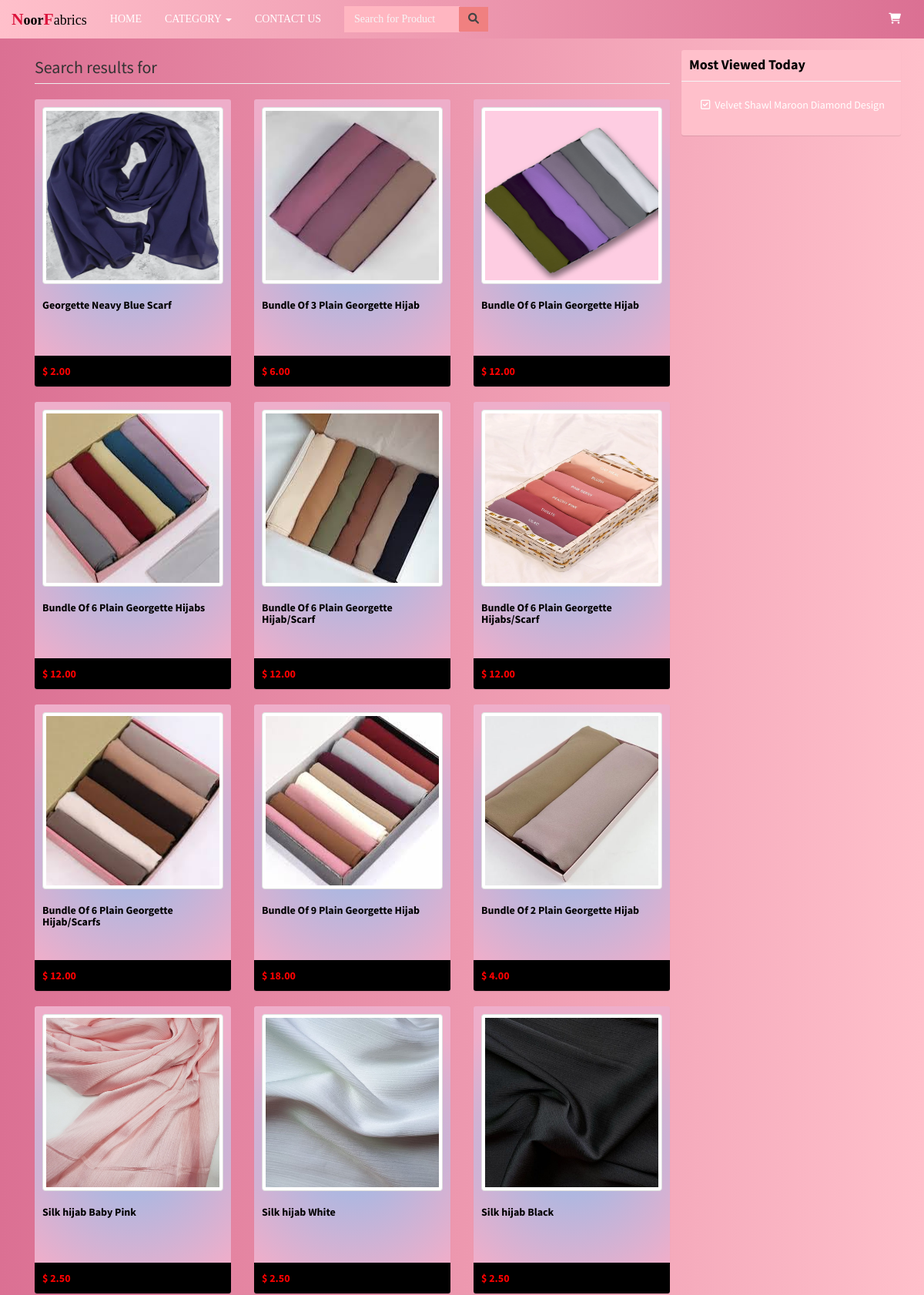
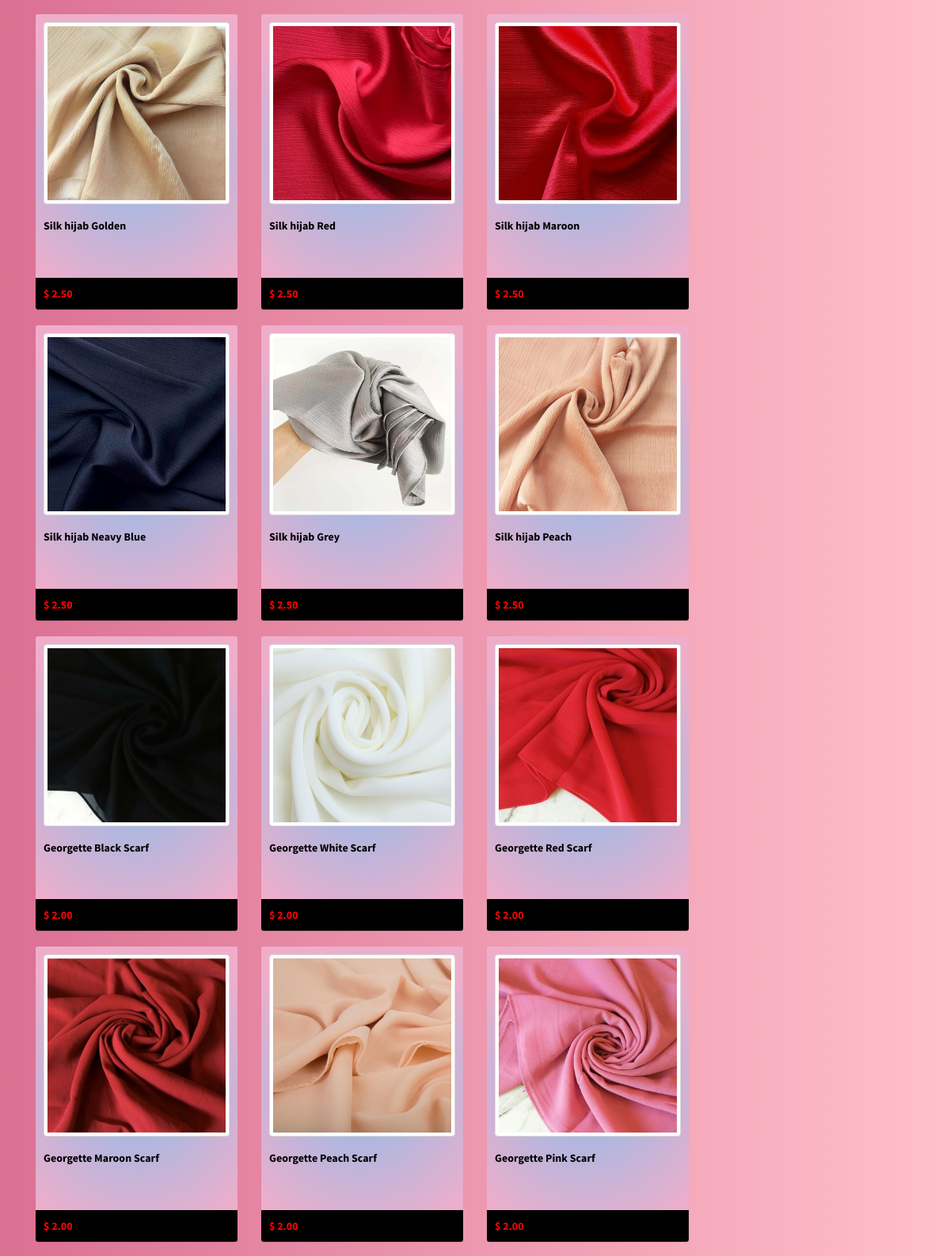
Screenshot of /search.php (upper part) with the database file from the repository (2 pictures, top to bottom).
### tables this page shows
CREATE TABLE `products` (
  `id` int(11) NOT NULL,
  `category_id` int(11) NOT NULL,
  `name` text NOT NULL,
  `description` text NOT NULL,
  `slug` varchar(200) NOT NULL,
  `price` double NOT NULL,
  `photo` varchar(200) NOT NULL,
  `date_view` date NOT NULL,
  `counter` int(11) NOT NULL,
  `color` varchar(50) DEFAULT 'navy blue'
);

### search.php (the view, shortened to what this page needs)
<?php include 'includes/session.php'; ?>
<?php include 'includes/header.php'; ?>
<body class="hold-transition skin-blue layout-top-nav">
<div class="wrapper">
	<?php include 'includes/navbar.php'; ?>
	  <div class="content-wrapper">
	    <div class="container">
	      <section class="content">
	        <div class="row">
	        	<div class="col-sm-9">
	            <?php
	       			$conn = $pdo->open();
	       			$stmt = $conn->prepare("SELECT COUNT(*) AS numrows FROM products WHERE name LIKE :keyword");
	       			$stmt->execute(['keyword' => '%'.$_POST['keyword'].'%']);
	       			$row = $stmt->fetch();
	       			if($row['numrows'] < 1){
	       				echo '<h1 class="page-header">No results found for <i>'.$_POST['keyword'].'</i></h1>';
	       			}
	       			else{
	       				echo '<h1 class="page-header">Search results for <i>'.$_POST['keyword'].'</i></h1>';
		       			try{
		       			 	$inc = 3;
						    $stmt = $conn->prepare("SELECT * FROM products WHERE name LIKE :keyword");
						    $stmt->execute(['keyword' => '%'.$_POST['keyword'].'%']);
						    foreach ($stmt as $row) {
						    	$highlighted = preg_filter('/' . preg_quote($_POST['keyword'], '/') . '/i', '<b>$0</b>', $row['name']);
						    	$image = (!empty($row['photo'])) ? 'images/'.$row['photo'] : 'images/noimage.jpg';
						    	$inc = ($inc == 3) ? 1 : $inc + 1;
	       						if($inc == 1) echo "<div class='row'>";
	       						echo "
								<a href='product.php?product=".$row['slug']."'>
	       							<div class='col-sm-4'>
	       								<div class='box box-solid boxes'>
		       								<div class='box-body prod-body'>
		       									<img src='".$image."' width='100%' height='230px' class='thumbnail'>
		       									<h5 style='color:black; font-weight:bold;'>".$highlighted."</h5>
		       								</div><br>
                                                <div class='box-footer' style='margin-top:5%; background-color:black;border:none;'>
		       									<b style='color:red'>&#36; ".number_format($row['price'], 2)."</b>
		       								</div>
	       								</div>
	       							</div>
									</a>
	       						";
	       						if($inc == 3) echo "</div>";
						    }
						    if($inc == 1) echo "<div class='col-sm-4'></div><div class='col-sm-4'></div></div>";
						}
						catch(PDOException $e){
							echo "There is some problem in connection: " . $e->getMessage();
						}
					}
	       		?>
	        	</div>
	        	<div class="col-sm-3">
	        		<?php include 'includes/sidebar.php'; ?>
	        	</div>
	        </div>
	      </section>
	    </div>
	  </div>
  	<?php include 'includes/footer.php'; ?>
</div>
</body>
</html>

### includes/sidebar.php (shortened to what this page needs)
<div class="row">
	<div class="box box-solid" style="background-color:pink; color:white;">
	  	<div class="box-header with-border">
	    	<h3 class="box-title"  style="color:Black;"><b>Most Viewed Today</b></h3>
	  	</div>
	  	<div class="box-body">
	  		<ul id="trending">
	  		<?php
	  			$now = date('Y-m-d');
	  			$conn = $pdo->open();
	  			$stmt = $conn->prepare("SELECT * FROM products WHERE date_view=:now ORDER BY counter DESC LIMIT 10");
	  			$stmt->execute(['now'=>$now]);
	  			foreach($stmt as $row){
	  				echo "<li><a href='product.php?product=".$row['slug']."'  style='color:white;'>".$row['name']."</a></li>";
	  			}
	  		?>
	  	</div>
	</div>
</div>

### includes/header.php (style rules this page uses)
.prod-body { height:300px; }
#trending { list-style: none; padding:10px 5px 10px 15px; }
#trending li { padding-left: 1.3em; }
#trending li:before { content: "\f046"; font-family: FontAwesome; display: inline-block; margin-left: -1.3em; width: 1.3em; }

### includes/navbar.php (style rules this page uses)
::placeholder { color: whitesmoke !important; }

### search.php (style rules this page uses)
.content-wrapper { background-color: palevioletred; background-image: linear-gradient(to right, palevioletred, Pink ); }
.boxes { background: rgb(148,187,233); background: radial-gradient(circle, rgba(148,187,233,1) 0%, rgba(238,174,202,1) 84%); }

### rows the page displays
products: photo (picture), name "G e o r g e t t e N e a v y B l u e S c a r f", price "2.00"
products: photo (picture), name "B u n d l e O f 3 P l a i n G e o r g e t t e H i j a b", price "6.00"
products: photo (picture), name "B u n d l e O f 6 P l a i n G e o r g e t t e H i j a b", price "12.00"
products: photo (picture), name "B u n d l e O f 6 P l a i n G e o r g e t t e H i j a b s", price "12.00"
products: photo (picture), name "B u n d l e O f 6 P l a i n G e o r g e t t e H i j a b / S c a r f", price "12.00"
products: photo (picture), name "B u n d l e O f 6 P l a i n G e o r g e t t e H i j a b s / S c a r f", price "12.00"
products: photo (picture), name "B u n d l e O f 6 P l a i n G e o r g e t t e H i j a b / S c a r f s", price "12.00"
products: photo (picture), name "B u n d l e O f 9 P l a i n G e o r g e t t e H i j a b", price "18.00"
products: photo (picture), name "B u n d l e O f 2 P l a i n G e o r g e t t e H i j a b", price "4.00"
products: photo (picture), name "S i l k h i j a b B a b y P i n k", price "2.50"
products: photo (picture), name "S i l k h i j a b W h i t e", price "2.50"
products: photo (picture), name "S i l k h i j a b B l a c k", price "2.50"
products: photo (picture), name "S i l k h i j a b G o l d e n", price "2.50"
products: photo (picture), name "S i l k h i j a b R e d", price "2.50"
products: photo (picture), name "S i l k h i j a b M a r o o n", price "2.50"
products: photo (picture), name "S i l k h i j a b N e a v y B l u e", price "2.50"
products: photo (picture), name "S i l k h i j a b G r e y", price "2.50"
products: photo (picture), name "S i l k h i j a b P e a c h", price "2.50"
products: photo (picture), name "G e o r g e t t e B l a c k S c a r f", price "2.00"
products: photo (picture), name "G e o r g e t t e W h i t e S c a r f", price "2.00"
products: photo (picture), name "G e o r g e t t e R e d S c a r f", price "2.00"
products: photo (picture), name "G e o r g e t t e M a r o o n S c a r f", price "2.00"
products: photo (picture), name "G e o r g e t t e P e a c h S c a r f", price "2.00"
products: photo (picture), name "G e o r g e t t e P i n k S c a r f", price "2.00"
products: name "Velvet Shawl Maroon Diamond Design"
